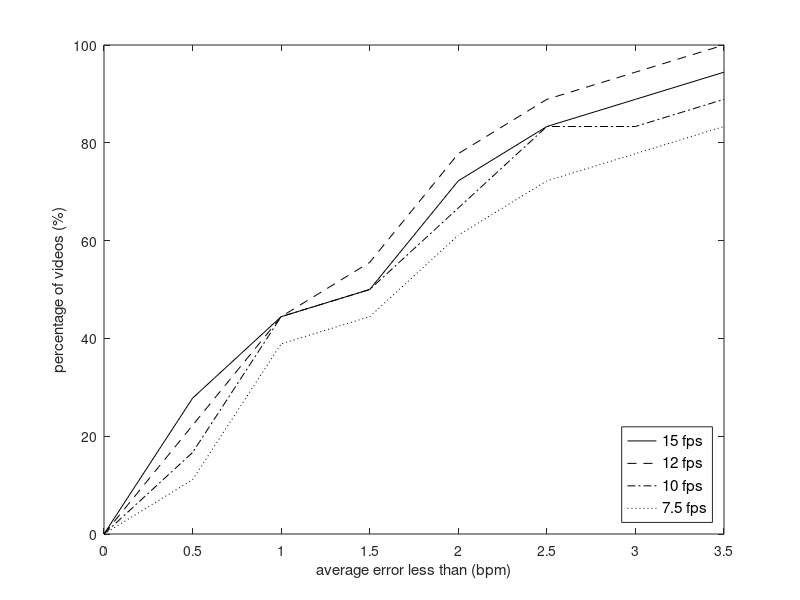
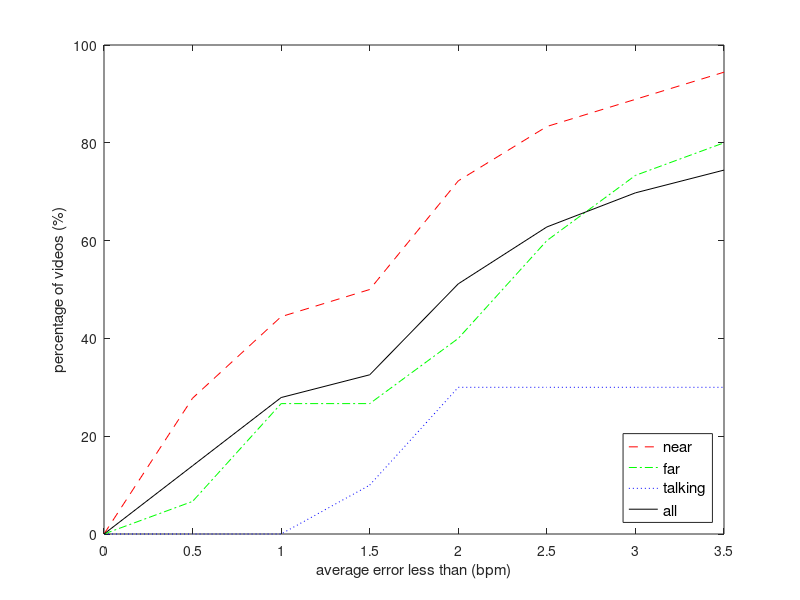

Write MATLAB code to recreate these figures, in order.
close all;

avgErr= [
0	0	0	0;
0.2777777778	0.2222222222	0.1666666667	0.1111111111;
0.4444444444	0.4444444444	0.4444444444	0.3888888889;
0.5	0.5555555556	0.5	0.4444444444;
0.7222222222	0.7777777778	0.6666666667	0.6111111111;
0.8333333333	0.8888888889	0.8333333333	0.7222222222;
0.8888888889	0.9444444444	0.8333333333	0.7777777778;
0.9444444444	1	0.8888888889	0.8333333333;
1	1	0.9444444444	0.8333333333;
1	1	0.9444444444	0.8333333333;
1	1	0.9444444444	0.8333333333;
1	1	0.9444444444	0.8888888889;
1	1	0.9444444444	0.8888888889;
1	1	1	0.8888888889;
1	1	1	0.8888888889;
1	1	1	0.8888888889;
1	1	1	0.8888888889;
1	1	1	0.8888888889;
1	1	1	0.8888888889;
1	1	1	0.8888888889;
1	1	1	0.8888888889;
1	1	1	0.8888888889;
1	1	1	0.8888888889;
1	1	1	0.8888888889;
1	1	1	0.8888888889;
1	1	1	0.8888888889;
1	1	1	0.8888888889;
1	1	1	0.8888888889;
1	1	1	0.8888888889 ]*100;

x_axe = [ 0	0.5	1	1.5	2	2.5	3	3.5	4	4.5	5	5.5	6	6.5	7	7.5	8	8.5	9	9.5	10	10.5	11	11.5	12	12.5	13	13.5	14 ];

figure;
RANGE = 1:8;
FONTSIZE = 11;

plot(x_axe(RANGE), avgErr(RANGE,1),'k', x_axe(RANGE), avgErr(RANGE,2), '--k',...
    x_axe(RANGE), avgErr(RANGE,3),'-.k', x_axe(RANGE), avgErr(RANGE,4),':k');

h=legend('15 fps', '12 fps', '10 fps', '7.5 fps','Location','SouthEast');
set(h,'FontSize',FONTSIZE);
xlabel('average error less than (bpm)','FontSize',FONTSIZE);
ylabel('percentage of videos (%)','FontSize',FONTSIZE);


%%

avgErr = [ 0	0	0	0;
0.2777777778	0.0666666667	0	0.1395348837;
0.4444444444	0.2666666667	0	0.2790697674;
0.5	0.2666666667	0.1	0.3255813953;
0.7222222222	0.4	0.3	0.511627907;
0.8333333333	0.6	0.3	0.6279069767;
0.8888888889	0.7333333333	0.3	0.6976744186;
0.9444444444	0.8	0.3	0.7441860465;
1	0.8666666667	0.3	0.7906976744;
1	0.8666666667	0.4	0.8139534884;
1	0.8666666667	0.4	0.8139534884;
1	0.8666666667	0.4	0.8139534884;
1	0.8666666667	0.4	0.8139534884;
1	0.8666666667	0.4	0.8139534884;
1	0.8666666667	0.4	0.8139534884;
1	0.8666666667	0.5	0.8372093023;
1	0.8666666667	0.5	0.8372093023;
1	0.8666666667	0.5	0.8372093023;
1	0.8666666667	0.5	0.8372093023;
1	0.9333333333	0.5	0.8604651163;
1	0.9333333333	0.5	0.8604651163;
1	0.9333333333	0.5	0.8604651163;
1	0.9333333333	0.5	0.8604651163;
1	0.9333333333	0.5	0.8604651163;
1	0.9333333333	0.5	0.8604651163;
1	0.9333333333	0.5	0.8604651163;
1	0.9333333333	0.5	0.8604651163;
1	0.9333333333	0.5	0.8604651163;
1	0.9333333333	0.5	0.8604651163]*100;



figure;
% RANGE = 1:8;
plot(x_axe(RANGE), avgErr(RANGE,1),'--r', x_axe(RANGE), avgErr(RANGE,2), '-.g',...
    x_axe(RANGE), avgErr(RANGE,3),':b', x_axe(RANGE), avgErr(RANGE,4),'Color',[0 0 0]);
h=legend('near',	'far',	'talking',	'all','Location','SouthEast');
set(h,'FontSize',FONTSIZE);
xlabel('average error less than (bpm)','FontSize',FONTSIZE);
ylabel('percentage of videos (%)','FontSize',FONTSIZE);